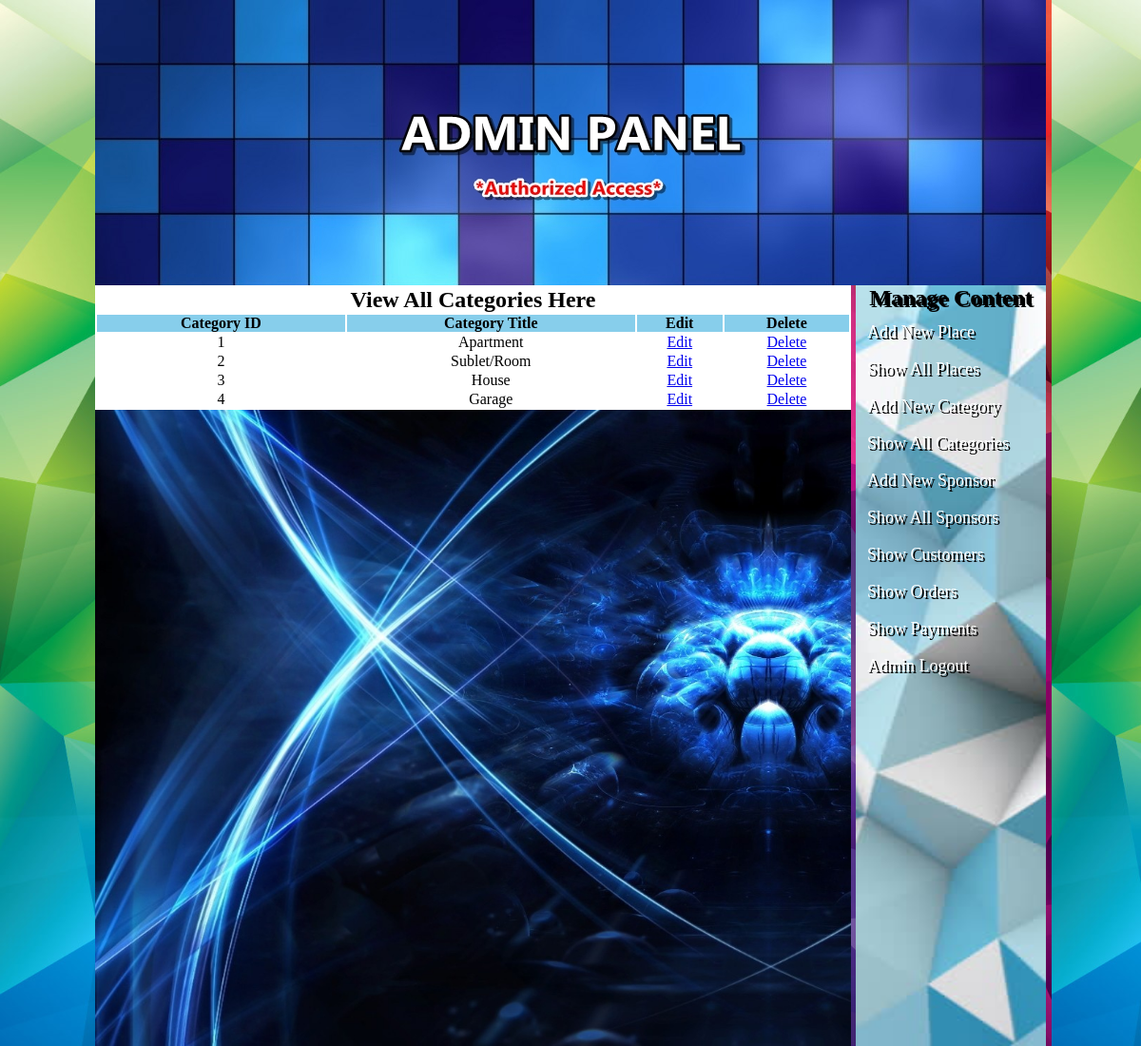
The page /admin_area/index.php?view_cats (signed in) on the database its author committed.
### tables this page shows
CREATE TABLE `categories` (
  `cat_id` int(100) NOT NULL,
  `cat_title` text NOT NULL
);

### admin_area/view_cats.php (the view)
<table width="795" align="center" bgcolor="white">
	<tr align="center" bgcolor="white">
		<td colspan="6"><h2>View All Categories Here</h2></td>
	</tr>
	<tr align="center" bgcolor="skyblue">
		<th>Category ID</th>
		<th>Category Title</th>
		<th>Edit</th>
		<th>Delete</th>
	</tr>
	<?php
	include("includes/db.php");
	$get_cat = "SELECT * FROM `categories`";
	$run_cat = mysqli_query($con, $get_cat);
	$i = 0;
	while ($row_cat=mysqli_fetch_array($run_cat)){
		$cat_id = $row_cat['cat_id'];
		$cat_title = $row_cat['cat_title'];
		$i++;
	?>
	<tr align="center">
		<td><?php echo $i;?></td>
		<td><?php echo $cat_title;?></td>
		<td><a href="index.php?edit_cat=<?php echo $cat_id; ?>">Edit</a></td>
		<td><a href="delete_cat.php?delete_cat=<?php echo $cat_id;?>">Delete</a></td>
	</tr>
	<?php } ?>
</table>

### admin_area/styles/style.css (style rules this page uses)
urhtml, body, div, span, applet, object, iframe, h1, h2, h3, h4, h5, h6, p, blockquote, pre, a, abbr, acronym, address, big, cite, code, del, dfn, em, img, ins, kbd, q, s, samp, small, strike, strong, sub, sup, tt, var, b, u, i, center, dl, dt, dd, ol, ul, li, fieldset, form, label, legend, table, caption, tbody, tfoot, thead, tr, th, td, article, aside, canvas, details, embed, figure, figcaption, footer, header, hgroup, menu, nav, output, ruby, section, summary, time, mark, audio, video { margin: 0; padding: 0; border: 0; vertical-align: baseline; }
body { background: url(content3.jpg); background-size:contain; }

### rows shown on the page
categories: cat_title "Apartment"
categories: cat_title "Sublet/Room"
categories: cat_title "House"
categories: cat_title "Garage"
